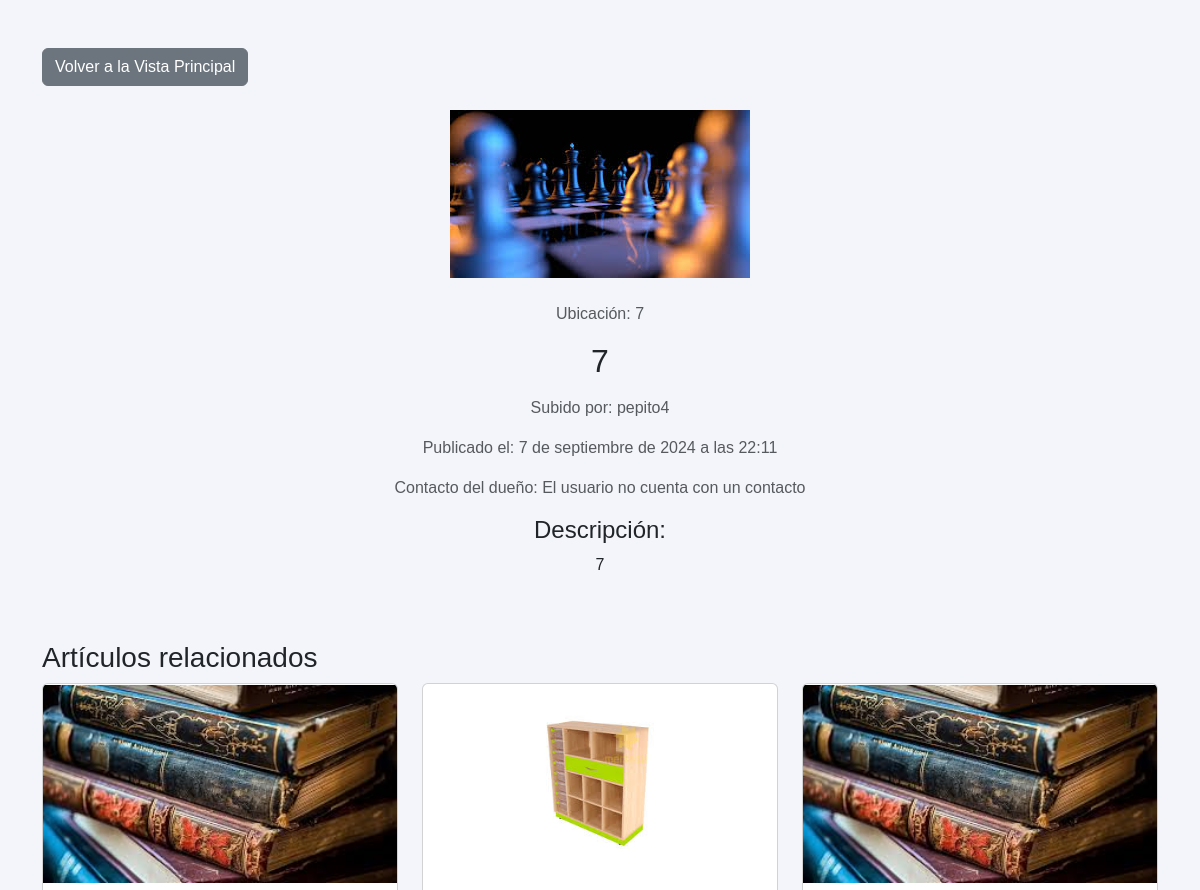
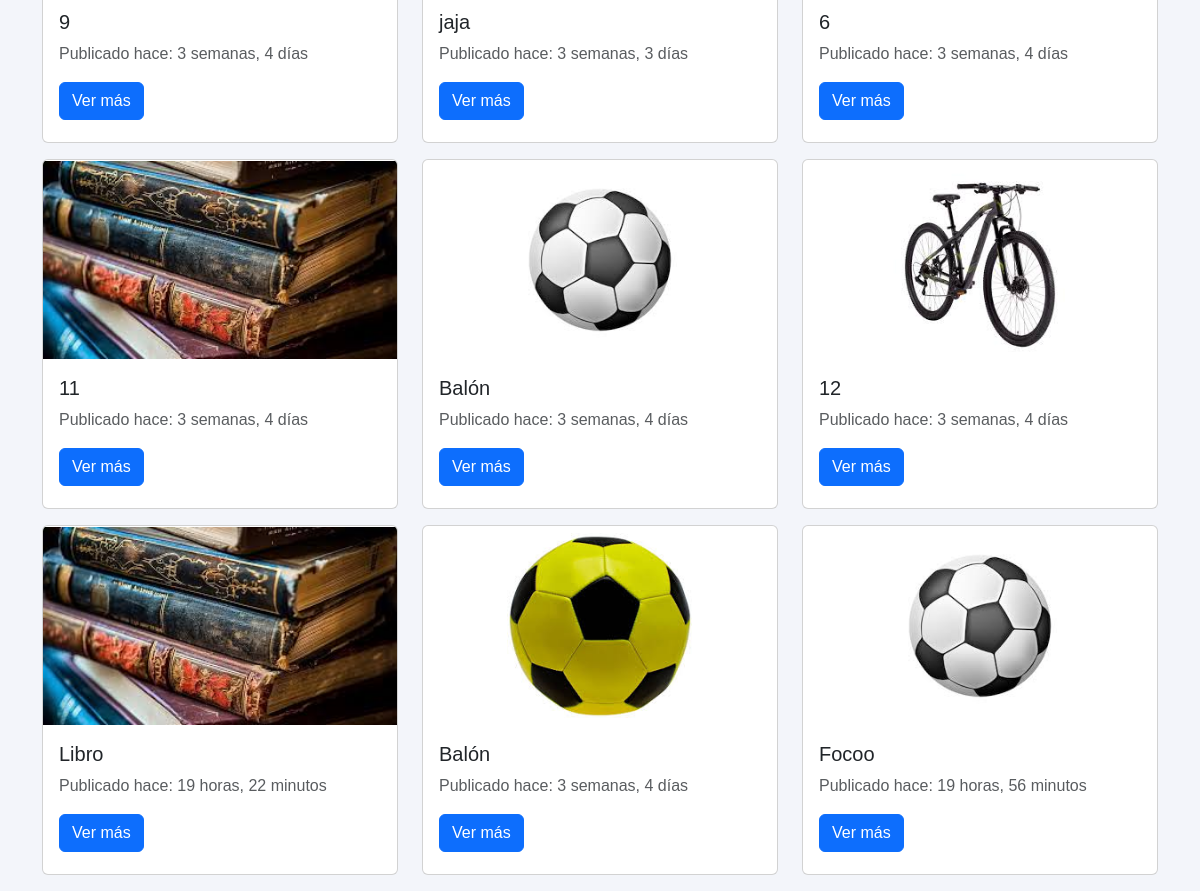
The app's page /articulo/8/ with its own data (2 pictures, top to bottom).
### core/models.py (models this page shows, shortened)
class Articulo(models.Model):
    nombre = models.CharField(max_length=100)
    descripcion = models.TextField()
    ubicacion = models.CharField(max_length=100)
    fecha_subida = models.DateTimeField(auto_now_add=True)
    fecha_actualizacion = models.DateTimeField(auto_now=True)
    imagen = models.ImageField(upload_to='articulos/', null=False, blank=False)
    usuario = models.ForeignKey(User, on_delete=models.CASCADE, null=False,blank=False)

### core/views.py (the view)
# urls.py: path('articulo/<int:pk>/', ArticuloDetailView.as_view(), name='articulo-detail'),
class ArticuloDetailView(DetailView):
    model = Articulo
    template_name = 'core/articulo_detail.html'
    context_object_name = 'articulo'
    def get_context_data(self, **kwargs):
        context = super().get_context_data(**kwargs)
        articulo = self.object
        related_articulos = Articulo.objects.exclude(pk=articulo.pk).order_by('?')[:9]  # 3 artículos aleatorios
        context['related_articulos'] = related_articulos
        for articulo in context['related_articulos']:
            articulo.tiempo_transcurrido = timesince(articulo.fecha_subida)  # Tiempo desde la subida
        return context

### core/templates/core/articulo_detail.html (shortened to what this page needs)
{% load static %}
<!DOCTYPE html>
<html lang="es">
  <head>
    <link rel="stylesheet" href="{% static 'core/styles/product-details.css' %}" />
    <link href="https://cdn.jsdelivr.net/npm/bootstrap@5.3.0-alpha1/dist/css/bootstrap.min.css" rel="stylesheet">
  </head>
  <body>
    <div class="container mt-5">
      <a href="{% url 'articulo-list' %}" class="btn btn-secondary mb-4">Volver a la Vista Principal</a>
      <div class="row justify-content-center">
          <div class="col-md-8 text-center">
              {% if articulo.imagen %}
              <img src="{{ articulo.imagen.url }}" class="img-fluid mb-4 zoom" alt="{{ articulo.nombre }}">
              {% else %}
              <p>No hay imagenes disponibles</p>
              {% endif %}
              <p class="text-muted">Ubicación: {{ articulo.ubicacion }}</p>
              <h2 class="mb-3">{{ articulo.nombre }}</h2>
              <p class="text-muted">Subido por: {{ articulo.usuario.username }}</p>
              <p class="text-muted">Publicado el: {{ articulo.fecha_subida }}</p>
              {% if articulo.usuario.email %}
              <p class="text-muted">Contacto del dueño: {{ articulo.usuario.email }}</p>
              {% else %}
              <p class="text-muted">Contacto del dueño: El usuario no cuenta con un contacto</p>
              {% endif %}
              <h4>Descripción:</h4>
              <p>{{ articulo.descripcion }}</p>
          </div>
      </div>
      <h3 class="mt-5">Artículos relacionados</h3>
      <div class="row">
          {% for related_articulo in related_articulos %}
          <div class="col-md-4">
              <div class="card mb-3">
                {% if related_articulo.imagen %}
                  <img src="{{ related_articulo.imagen.url }}" class="card-img-top" alt="{{ related_articulo.nombre }}">
                {% endif %}
                <div class="card-body">
                    <h5 class="card-title">{{ related_articulo.nombre }}</h5>
                    <p class="text-muted">Publicado hace: {{ related_articulo.tiempo_transcurrido }}</p>
                    <a href="{% url 'articulo-detail' related_articulo.id %}" class="btn btn-primary">Ver más</a>
                </div>
              </div>
          </div>
          {% empty %}
          <p>No hay artículos relacionados disponibles.</p>
          {% endfor %}
      </div>
    </div>
  </body>
</html>

### core/static/core/styles/product-details.css (style rules this page uses)
* { box-sizing: border-box; margin: 0; padding: 0; font-family: Arial, sans-serif; }
body { background: #f3f5fa !important; display: flex; justify-content: center; height: 100vh; width: 100vw; }
.zoom { transition: transform 0.3s ease; }

### core/templates/core/articulo_detail.html (style rules this page uses)
.card { height: 350px; width: 100%; }
.card-img-top { height: 200px; object-fit: contain; }

### records on screen
Articulo: imagen (picture), ubicacion "7", nombre "7", usuario.username "pepito4", fecha_subida "7 de septiembre de 2024 a las 22:11", descripcion "7"
Articulo: imagen (picture), nombre "9", tiempo_transcurrido "3 semanas, 4 días"
Articulo: imagen (picture), nombre "jaja", tiempo_transcurrido "3 semanas, 3 días"
Articulo: imagen (picture), nombre "6", tiempo_transcurrido "3 semanas, 4 días"
Articulo: imagen (picture), nombre "11", tiempo_transcurrido "3 semanas, 4 días"
Articulo: imagen (picture), nombre "Balón", tiempo_transcurrido "3 semanas, 4 días"
Articulo: imagen (picture), nombre "12", tiempo_transcurrido "3 semanas, 4 días"
Articulo: imagen (picture), nombre "Libro", tiempo_transcurrido "19 horas, 22 minutos"
Articulo: imagen (picture), nombre "Balón", tiempo_transcurrido "3 semanas, 4 días"
Articulo: imagen (picture), nombre "Focoo", tiempo_transcurrido "19 horas, 56 minutos"
